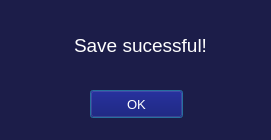
<?xml version="1.0" encoding="UTF-8"?>
<ui version="4.0">
 <class>save</class>
 <widget class="QDialog" name="save">
  <property name="geometry">
   <rect>
    <x>0</x>
    <y>0</y>
    <width>271</width>
    <height>140</height>
   </rect>
  </property>
  <property name="windowTitle">
   <string>Dialog</string>
  </property>
  <property name="styleSheet">
   <string notr="true">background-color: rgb(28, 29, 73);
color: rgb(255, 255, 255);</string>
  </property>
  <widget class="QPushButton" name="pushButton_OK">
   <property name="geometry">
    <rect>
     <x>90</x>
     <y>90</y>
     <width>93</width>
     <height>28</height>
    </rect>
   </property>
   <property name="font">
    <font>
     <family>Arial</family>
     <pointsize>10</pointsize>
    </font>
   </property>
   <property name="styleSheet">
    <string notr="true">background-color: rgb(0, 0, 100);</string>
   </property>
   <property name="text">
    <string>OK</string>
   </property>
  </widget>
  <widget class="QLabel" name="label">
   <property name="geometry">
    <rect>
     <x>50</x>
     <y>30</y>
     <width>181</width>
     <height>31</height>
    </rect>
   </property>
   <property name="font">
    <font>
     <family>Arial</family>
     <pointsize>14</pointsize>
    </font>
   </property>
   <property name="text">
    <string>Save sucessful!</string>
   </property>
   <property name="alignment">
    <set>Qt::AlignCenter</set>
   </property>
  </widget>
 </widget>
 <resources/>
 <connections/>
</ui>
